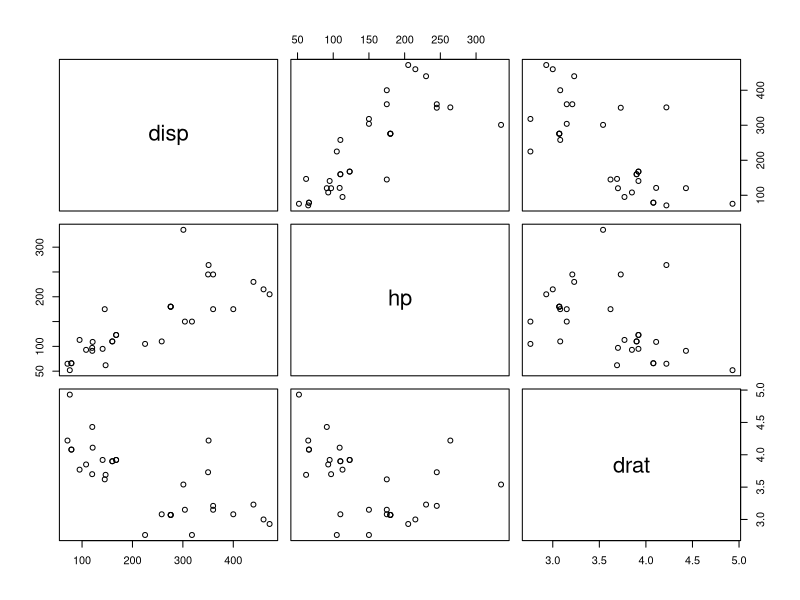
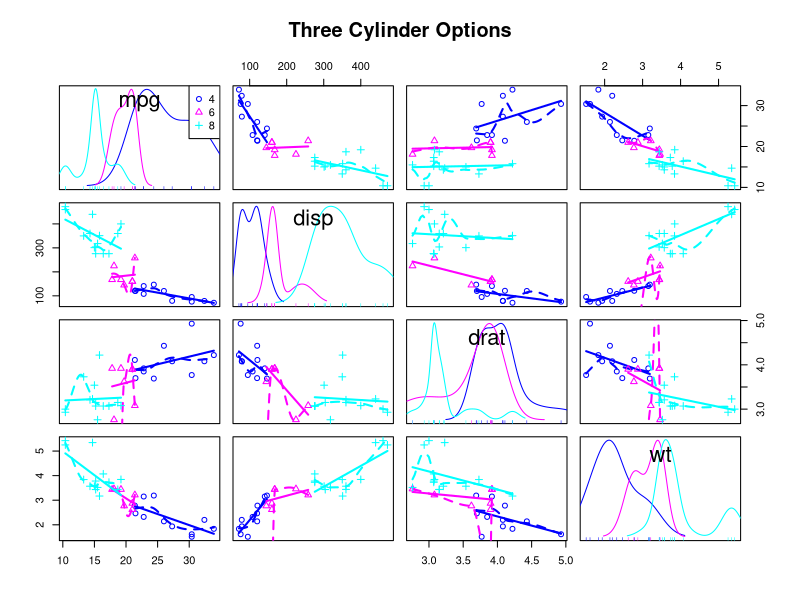

The R script that drew these images, in order:
## ---- chunk 1
# Lets find out whats loaded in my session
search()
## ---- chunk 2
# What are the vectors or column headers in mtcars
names(mtcars)
## ---- chunk 3
head(mtcars)
## ---- chunk 4
tail(mtcars)
## ---- chunk 5
str(mtcars)
## ---- chunk 6
dim(mtcars)
## ---- chunk 7
# Summary of dataset
summary(mtcars)

# Summary of variable
summary(mtcars$carb)
## ---- chunk 8
# View the first row of data
mtcars[1,]

# A couple of rows
mtcars[4:10,]

# Value in first row only first column
mtcars[1,1]
## ---- chunk 9
# What are the third to fifth variables in mtcars
names(mtcars)
# Summary of subset of mtcars
summary(mtcars[3:5])
## ---- chunk 10
# View data on cars with 6 cylinders
 mtcars[mtcars$cyl=="6",]
## ---- chunk 11
# sort by mpg
mtcars[order(mtcars$mpg),]
## ---- chunk 12
# sort by mpg and cyl
mtcars[order(mtcars$mpg, mtcars$cyl),]
## ---- chunk 13
#sort by mpg (ascending) and cyl (descending)
mtcars[order(mtcars$mpg, -mtcars$cyl),] 
## ---- chunk 14
# Load Hmisc
library(Hmisc)
# Use describe() function
describe(mtcars[1])  # using bracket notation
describe(mtcars$mpg) # direct variable reference
## ---- chunk 15
library(fBasics) # Load package
basicStats(mtcars[3:5])
## ---- chunk 16
# Find levels
unique(mtcars$gear)
unique(mtcars$cyl)

# Show counts by contingency
table(mtcars$gear, mtcars$cyl)
## ---- chunk 17
library(gmodels)  # Offers tools for model fitting
CrossTable(mtcars$gear, mtcars$cyl, 
           prop.t=TRUE, # include table of proportions
           prop.r=TRUE, # include row proportions
           prop.c=TRUE) # include column proportions
## ---- chunk 18
# Pairs plot in base graphics
pairs(mtcars[3:5])
## ---- chunk 19
# Scatterplot Matrices from the car Package
library(car)
scatterplotMatrix(~mpg+disp+drat+wt|cyl, data=mtcars,
  	main="Three Cylinder Options")
